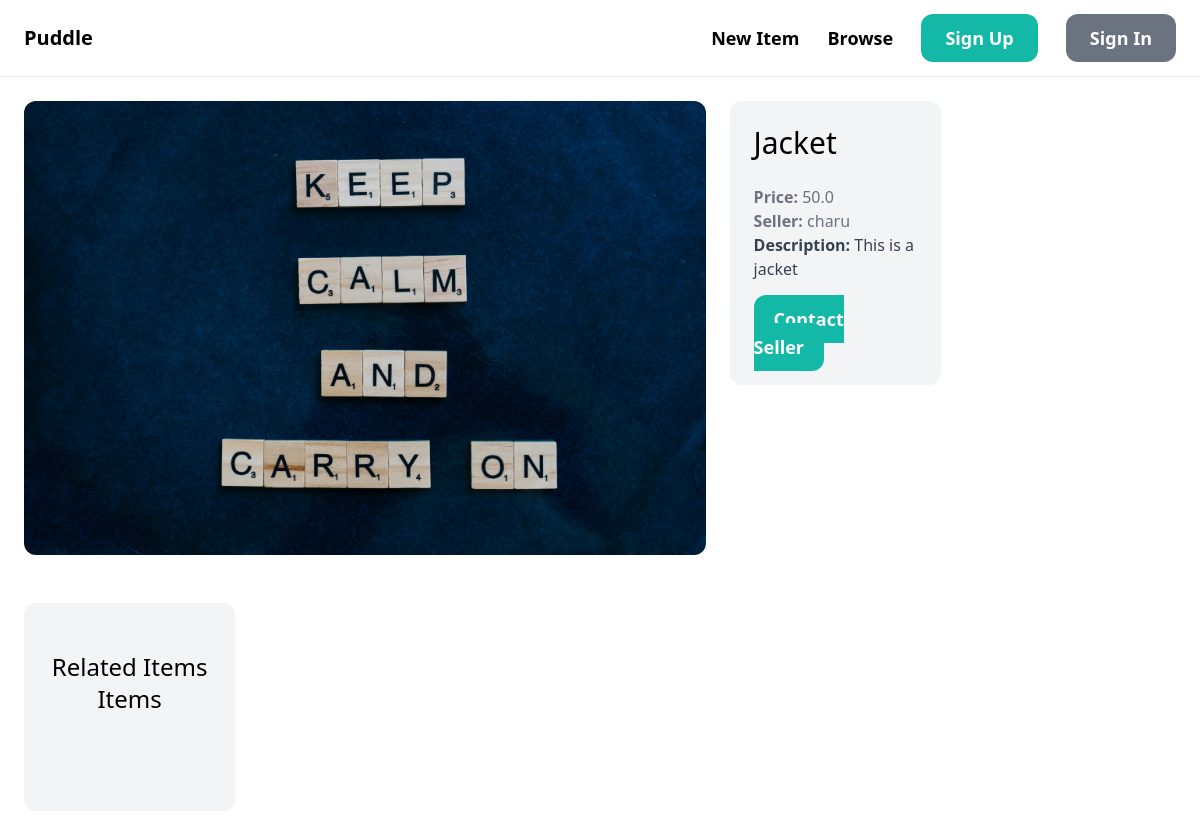
/items/2, run on an earlier commit of the app's database.
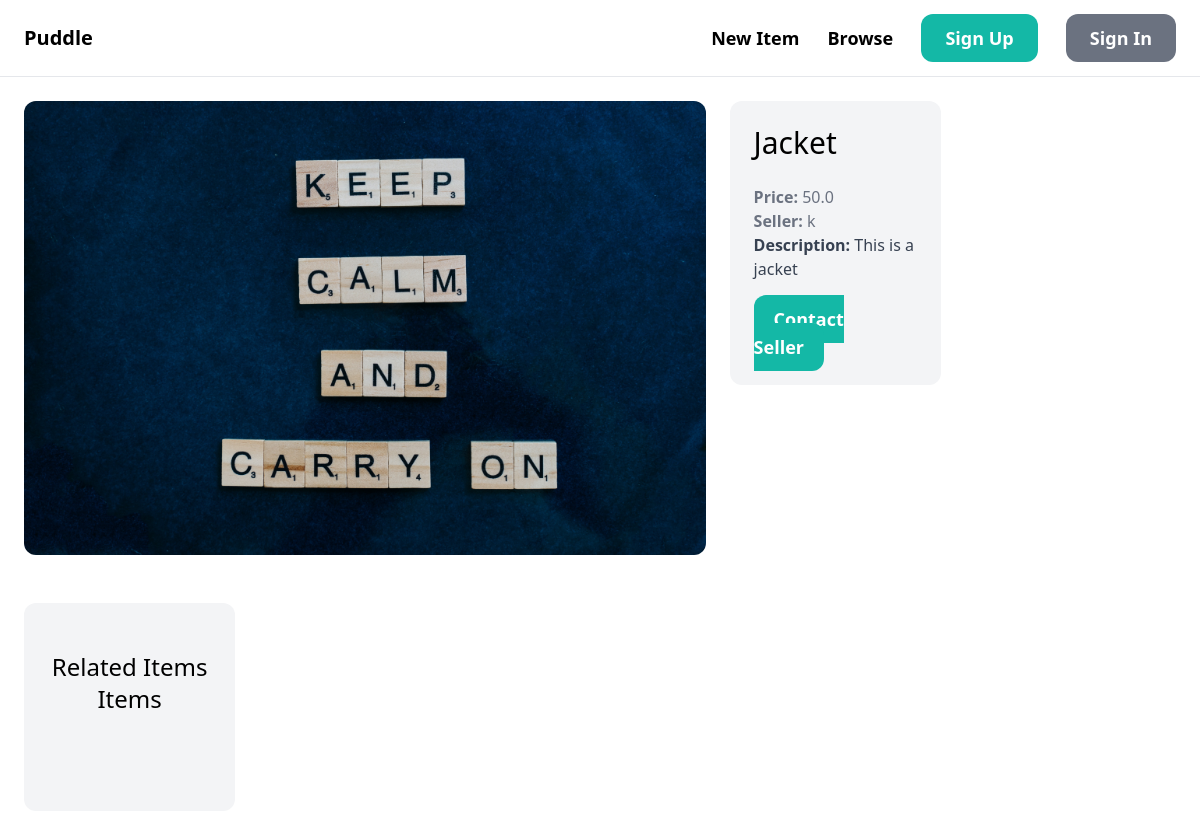
And on a later commit of the database.
### item/models.py (models this page shows, shortened)
class Item(models.Model):
    category=models.ForeignKey(Category,related_name='items',on_delete=models.CASCADE)
    name= models.CharField(max_length=255)
    description = models.TextField(blank=True,null=True)
    price= models.FloatField()
    image= models.ImageField(upload_to='item_images', blank=True,null=True)
    is_sold = models.BooleanField(default=False)
    created_by= models.ForeignKey(User, related_name='items',on_delete=models.CASCADE)
    created_at = models.DateTimeField(auto_now_add=True)

### item/views.py (the view)
# urls.py: path("items/<int:id>", views.detail , name="detail"),
def detail(request, id):
    item= get_object_or_404(Item, id=id)
    related_item=Item.objects.filter(category=item.category,is_sold=False).exclude(id=id)[0:3]
    context={
        'item':item,
        'related_item':related_item
    }
    return render(request, 'item/detail.html',context)

### item/templates/item/detail.html (shortened to what this page needs)
{% extends 'core/base.html' %}
{% block content %}
    <div class='grid grid-cols-5 gap-6'>
        <div class='col-span-3'>
            <img src="{{item.image.url}}" class="rounded-xl">
        </div>
    <div>
        <div class="col-span-2 p-6 bg-gray-100 rounded-xl">
            <h1 class='mb-6 text-3xl'>{{item.name}}</h1>
            <p class="text-gray-500"><strong>Price: </strong>{{item.price}}</p>
            <p class="text-gray-500"><strong>Seller: </strong>{{item.created_by.username}}</p>
            {% if item.description %}
            <p class="text-gray-700"><strong>Description: </strong>{{item.description}}</p>
            {% endif %}
            {% if request.user == item.created_by %}
                <div class="mt-6 p-6 bg-white rounded-xl">
                    <p> This is your item</p>
                    <a href="{% url 'item:edit' item.id %}" class="inline-block mt-6 px-6 text-lg font-semibold bg-teal-500 text-white rounded-xl">
                    Edit</a>
                    <a href="{% url 'item:delete' item.id %}" class="inline-block mt-6 px-6 text-lg font-semibold bg-red-500 text-white rounded-xl">
                </div>Delete</a>
            {% else %}
                <br><a href="{% url 'conversation:new_conversation' item.id %}" class='px-5 py-3 text-lg font-semibold bg-teal-500 text-white rounded-xl hover:bg-teal-700 shadow-cyan-500/50'>Contact Seller</a>
            {% endif %}
        </div><br>
        </div>
<br>
        <div class='mt-6 px-6 py-12 bg-gray-100 flex-auto rounded-xl'>
            <h2 class='mb-12 text-2xl text-center'>Related Items Items</h2>
{% endblock content %}

What changed in the data, as far as the page shows it:
changed Item "Jacket": created_by.username "charu" → "k"
